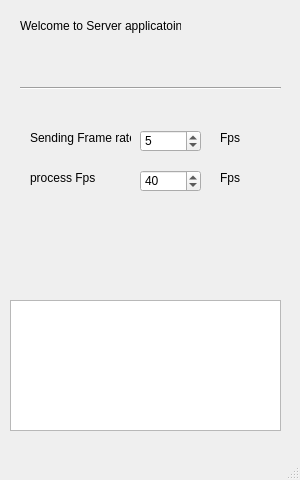
<?xml version="1.0" encoding="UTF-8"?>
<ui version="4.0">
 <class>MainWindow</class>
 <widget class="QMainWindow" name="MainWindow">
  <property name="geometry">
   <rect>
    <x>0</x>
    <y>0</y>
    <width>300</width>
    <height>480</height>
   </rect>
  </property>
  <property name="sizePolicy">
   <sizepolicy hsizetype="Fixed" vsizetype="Fixed">
    <horstretch>0</horstretch>
    <verstretch>0</verstretch>
   </sizepolicy>
  </property>
  <property name="minimumSize">
   <size>
    <width>300</width>
    <height>480</height>
   </size>
  </property>
  <property name="maximumSize">
   <size>
    <width>300</width>
    <height>480</height>
   </size>
  </property>
  <property name="windowTitle">
   <string>MainWindow</string>
  </property>
  <widget class="QWidget" name="centralwidget">
   <property name="sizePolicy">
    <sizepolicy hsizetype="Fixed" vsizetype="Preferred">
     <horstretch>0</horstretch>
     <verstretch>0</verstretch>
    </sizepolicy>
   </property>
   <widget class="QLabel" name="label_3">
    <property name="geometry">
     <rect>
      <x>30</x>
      <y>130</y>
      <width>101</width>
      <height>16</height>
     </rect>
    </property>
    <property name="text">
     <string>Sending Frame rate</string>
    </property>
   </widget>
   <widget class="QTextBrowser" name="LogtextBrowser">
    <property name="geometry">
     <rect>
      <x>10</x>
      <y>300</y>
      <width>271</width>
      <height>131</height>
     </rect>
    </property>
   </widget>
   <widget class="QSpinBox" name="read_spinBox">
    <property name="geometry">
     <rect>
      <x>140</x>
      <y>130</y>
      <width>61</width>
      <height>22</height>
     </rect>
    </property>
    <property name="suffix">
     <string notr="true"/>
    </property>
    <property name="prefix">
     <string/>
    </property>
    <property name="minimum">
     <number>1</number>
    </property>
    <property name="maximum">
     <number>40</number>
    </property>
    <property name="value">
     <number>5</number>
    </property>
   </widget>
   <widget class="QSpinBox" name="process_spinBox">
    <property name="geometry">
     <rect>
      <x>140</x>
      <y>170</y>
      <width>61</width>
      <height>22</height>
     </rect>
    </property>
    <property name="maximum">
     <number>255</number>
    </property>
    <property name="value">
     <number>40</number>
    </property>
   </widget>
   <widget class="QLabel" name="label_4">
    <property name="geometry">
     <rect>
      <x>30</x>
      <y>170</y>
      <width>81</width>
      <height>16</height>
     </rect>
    </property>
    <property name="text">
     <string>process Fps </string>
    </property>
   </widget>
   <widget class="QLabel" name="label_5">
    <property name="geometry">
     <rect>
      <x>220</x>
      <y>130</y>
      <width>21</width>
      <height>16</height>
     </rect>
    </property>
    <property name="text">
     <string>Fps</string>
    </property>
   </widget>
   <widget class="QLabel" name="label_6">
    <property name="geometry">
     <rect>
      <x>220</x>
      <y>170</y>
      <width>21</width>
      <height>16</height>
     </rect>
    </property>
    <property name="text">
     <string>Fps</string>
    </property>
   </widget>
   <widget class="QLabel" name="label_2">
    <property name="geometry">
     <rect>
      <x>20</x>
      <y>10</y>
      <width>161</width>
      <height>31</height>
     </rect>
    </property>
    <property name="text">
     <string>Welcome to Server applicatoin</string>
    </property>
   </widget>
   <widget class="Line" name="line_2">
    <property name="geometry">
     <rect>
      <x>20</x>
      <y>80</y>
      <width>261</width>
      <height>16</height>
     </rect>
    </property>
    <property name="orientation">
     <enum>Qt::Horizontal</enum>
    </property>
   </widget>
  </widget>
  <widget class="QMenuBar" name="menubar">
   <property name="geometry">
    <rect>
     <x>0</x>
     <y>0</y>
     <width>300</width>
     <height>21</height>
    </rect>
   </property>
  </widget>
  <widget class="QStatusBar" name="statusbar"/>
 </widget>
 <resources/>
 <connections/>
</ui>
